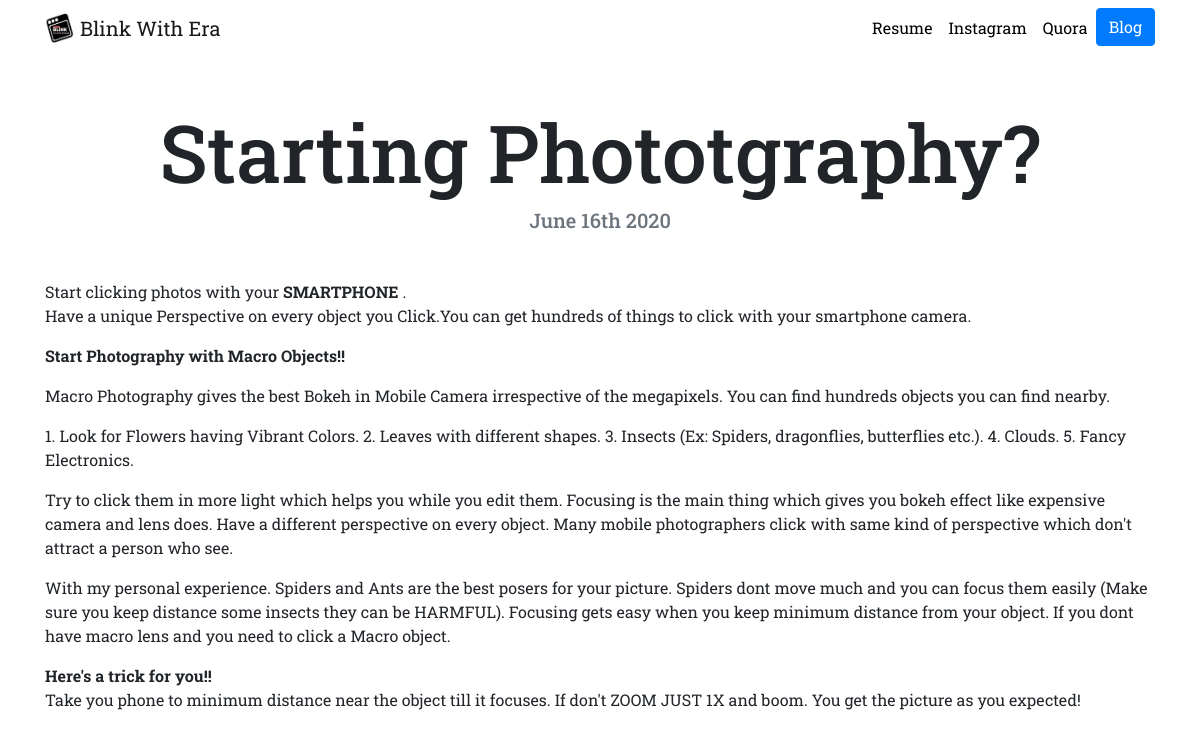
Page /blog/7/ on the committed database.
### blog/models.py (models this page shows, shortened)
class Blog(models.Model):
    title = models.CharField(max_length=200)
    description = models.TextField()
    date = models.DateField()

### blog/views.py (the view)
# urls.py: path('<int:blog_id>/', views.detail, name='detail'),
def detail(request, blog_id):
    blog = get_object_or_404(Blog, pk=blog_id)
    return render(request, 'blog/detail.html', {'blog':blog})

### blog/templates/blog/detail.html
{% extends "portfolio/base.html" %}
{% load static %}
{% block content %}
<h1 class="text-center mt-5" id="blogdetailtitle">{{ blog.title }}</h1>
<h5 class="text-center text-muted mb-5">{{ blog.date|date:'F jS Y' }}</h5>
{{ blog.description|safe }}
{% endblock %}

### portfolio/static/portfolio/custom.css (style rules this page uses)
body { font-family: 'Roboto Slab', serif; }
@media (min-width: 992px) { #blogdetailtitle { font-size: 5rem; } }

### rows in the picture
Blog: title "Starting Phototgraphy?", date "June 16th 2020", description "Start clicking photos with your SMARTPHONE . Have a unique Perspective on every object you Click.You can get hundreds of things to click with your smartphone camera. Start Photography with Macro Objects!! Macro Photography gives the best Bokeh in Mobile Camera irrespective of the megapixels. You can find hundreds objects you can find nearby. 1. Look for Flowers having Vibrant Colors. 2. Leaves with different shapes. 3. Insects (Ex: Spiders, dragonflies, butterflies etc.). 4. Clouds. 5. Fancy Electronics. Try to click them in more light which helps you while you edit them. Focusing is the main thing which gives you bokeh effect like expensive camera and lens does. Have a different…"
